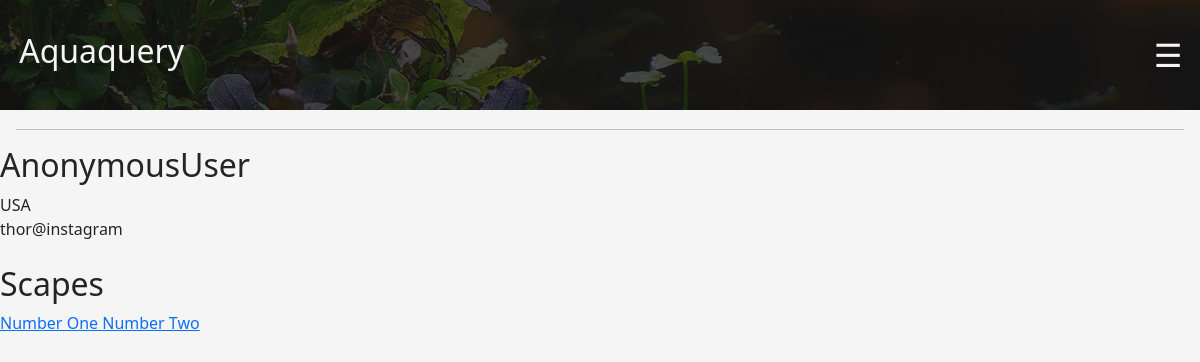
Screenshot of /catalog/user/1 with the database file from the repository.
### catalog/models.py (models this page shows, shortened)
class Profile(models.Model):
    user_name = models.ForeignKey(User,on_delete=models.CASCADE, related_name = "user")
    country = models.CharField(max_length=200, blank = True)
    instagram = models.CharField(max_length=200)

class Scape(models.Model):
    scape_name = models.CharField(max_length=100)
    owner = models.ForeignKey(Profile, on_delete=models.CASCADE, related_name = "owner_name")
    size = models.ForeignKey(TankSize, on_delete=models.CASCADE)
    volume = models.ForeignKey(TankVolume, on_delete=models.CASCADE)
    filtration = models.ForeignKey(TankFilter, on_delete=models.CASCADE)
    lighting = models.ForeignKey(TankLight, on_delete=models.CASCADE)
    co2 = models.ForeignKey(TankCo2, on_delete=models.CASCADE)
    soil = models.ForeignKey(TankSoil, on_delete=models.CASCADE)
    hardscape = models.ManyToManyField(TankHardscape, blank = True)
    fish = models.ManyToManyField(Fish, blank = True)
    invertebrate = models.ManyToManyField(Invertebrate, blank = True)
    plants = models.ManyToManyField(Plant, blank = True)

### catalog/views.py (the view)
# urls.py: path('catalog/user/<int:pk>', user_scapesView,  name="user_view"),
def user_scapesView(request, pk):
    profile = Profile.objects.get(id=pk)
    scape = Scape.objects.filter(owner = pk)
    context = {
        'scape' : scape,
        'profile' : profile,
    }
    return render(request, 'user_page.html', context)

### catalog/templates/user_page.html (shortened to what this page needs)
{% extends 'base_generic.html' %}
{% load crispy_forms_tags %}
    {% block content %}
        <h1>{{ request.user }}</h1>
        <div> {{profile.country}}</div>
        <div> {{profile.instagram}}@instagram</div>
        <br>
        <div>
            <h2>Scapes</h2>
            {% for i in scape.all %}
                <a href=" {% url 'scape_view' i.id %} "> {{i.scape_name}} </a>
            {% endfor %}
        </div>
    {% endblock %}

### catalog/static/catalog/home.css (style rules this page uses)
:root { --light-color: #F5f5f5; --primary-color: #242424; --secondary-color: #4e4d4d; --highlight-color: #2cacb5; --alt-highlight-color: #48943c; }
body { background-color: var(--light-color); color: var(--primary-color); }
h1 { color: var(--primary-color); font-size: 2rem; }

### rows the page displays
Profile: country "USA", instagram "thor"
Scape: scape_name "Number One"
Scape: scape_name "Number Two"

### other values shown
{{ request.user }} "AnonymousUser"
